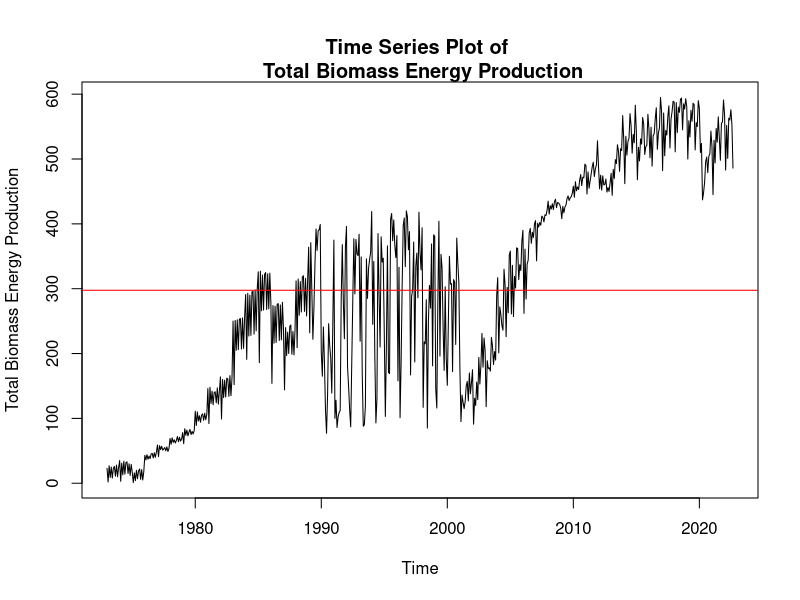
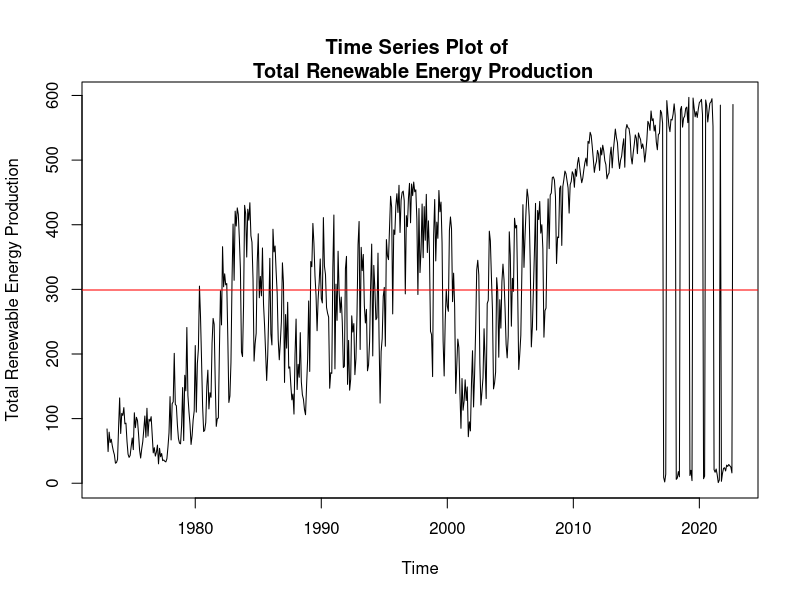
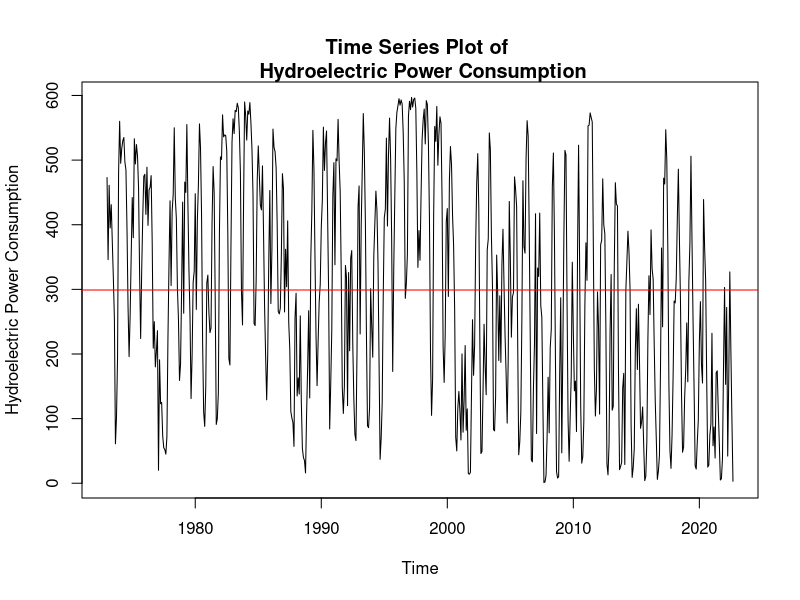
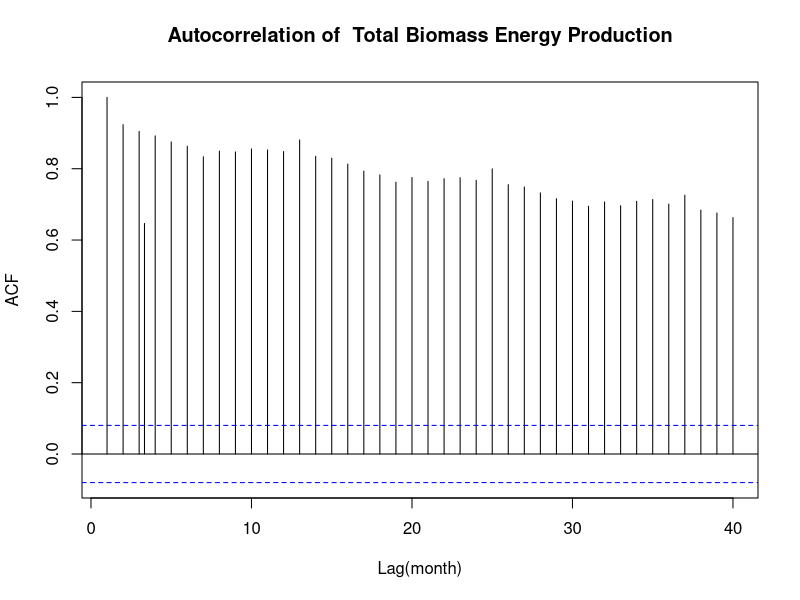
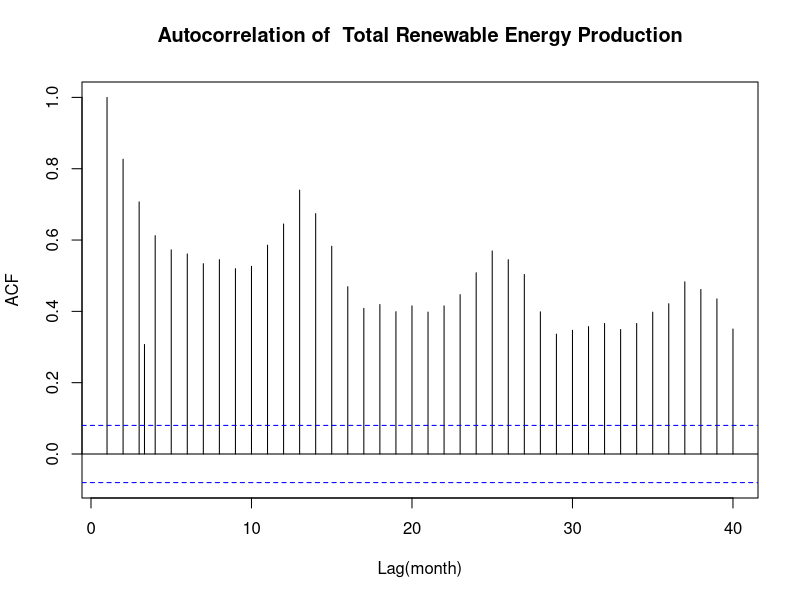
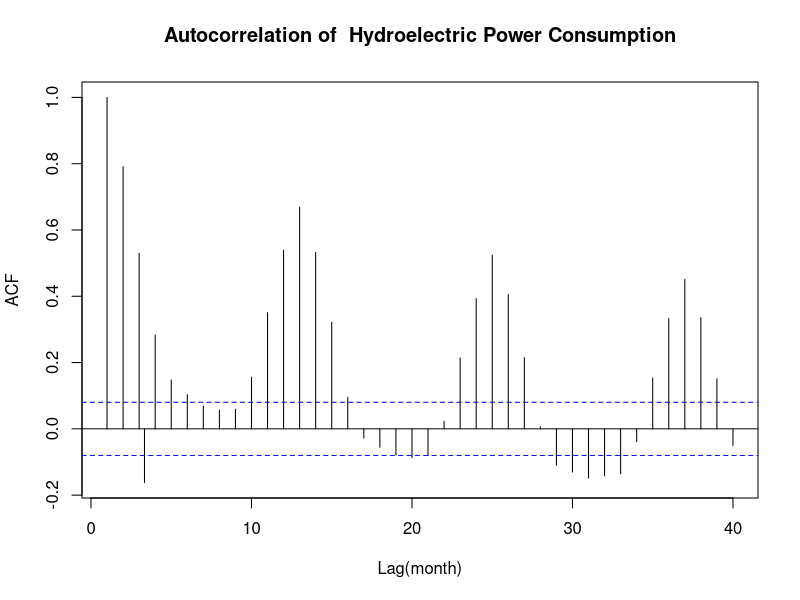
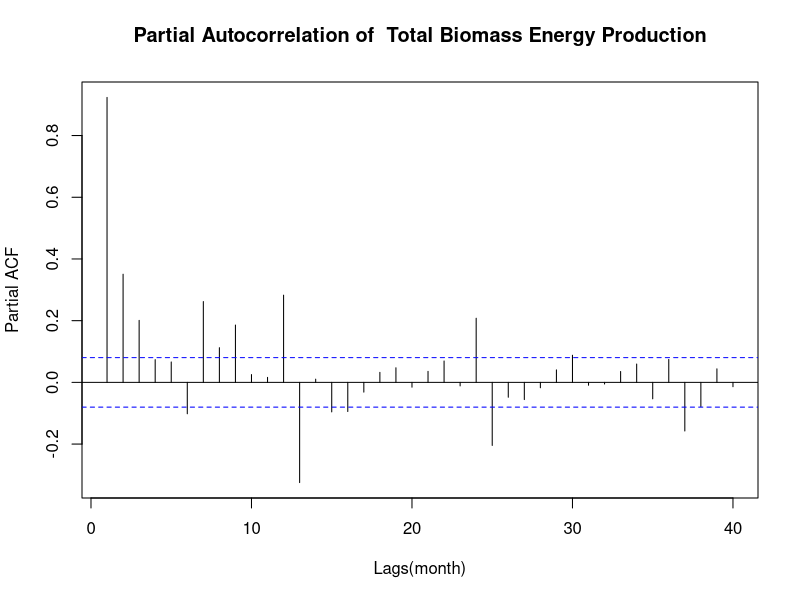
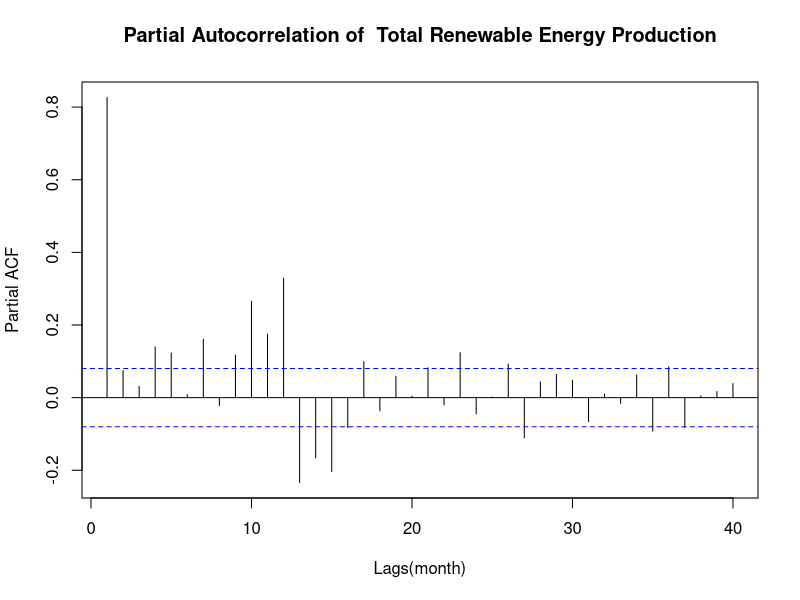

These charts were generated, in order, by the following R code:
## ---- chunk 1
#Load/install required package here
library(forecast)
library(tseries)
library(dplyr)
library(readxl)
## ---- chunk 2
#Importing data set and clean the data sets

df1 <- read_xlsx("./Data/Table_10.1_Renewable_Energy_Production_and_Consumption_by_Source.xlsx", col_names = TRUE, skip = 10)

df2 <- read.table(file="./Data/Table_10.1_Renewable_Energy_Production_and_Consumption_by_Source-Edit.csv", header=TRUE,dec = ".",sep=",",stringsAsFactors = TRUE) 

df1 = df1[-1,]
## ---- chunk 3
col_names = c("Total Biomass Energy Production", "Total Renewable Energy Production", "Hydroelectric Power Consumption")
df1_red = subset(df1, select = col_names)
head(df1_red)
## ---- chunk 4
ts_df1 = ts(df1_red, start = c(1973, 1), frequency = 12)
head(ts_df1)
## ---- chunk 5
a = c(colnames(ts_df1))
mean_list = data.frame(c("Mean of Biomass Energy Production", 
                   "Mean of Renewable Energy Production", 
                   "Mean of Hydroelectric Power Consumption"), 
                 c(mean(ts_df1[, "Total Biomass Energy Production"]),
                   mean(ts_df1[, "Total Renewable Energy Production"]),
                   mean(ts_df1[, "Hydroelectric Power Consumption"])
                   )
                 )
mean_list

std_list = data.frame(c("Std of Biomass Energy Production", 
                   "Std of Renewable Energy Production", 
                   "Std of Hydroelectric Power Consumption"), 
                 c(sd(ts_df1[, "Total Biomass Energy Production"]),
                   sd(ts_df1[, "Total Renewable Energy Production"]),
                   sd(ts_df1[, "Hydroelectric Power Consumption"])
                   )
                 )
std_list
## ---- chunk 6

for (i in c(1:3)){ 
plot(ts_df1[ , a[i]], type = "l",
     xlab = "Time",
     ylab = a[i])
abline(h=mean_list[[i,2]], col = "red")
title(main = paste("Time Series Plot of \n",a[i]), line = 0.2)
}

## ---- chunk 7
cor(ts_df1)
## ---- chunk 8
for (i in c(1:3)){
fig = acf(ts_df1[, a[i]], lag.max = 40, plot = FALSE)
fig$series <- NULL 
fig$lag[1:40] <- c(1:40)
fig %>% plot(main = paste("Autocorrelation of ", a[i]), xlab = "Lag(month)")
}
## ---- chunk 9
for (i in c(1:3)){
fig1 = pacf(ts_df1[, a[i]], lag.max = 40, plot = FALSE)
fig1$series <- NULL
fig1$lag[1:40] <- c(1:40)
fig1 %>% plot(, main = paste("Partial Autocorrelation of ", a[i]), xlab = "Lags(month)")
}
